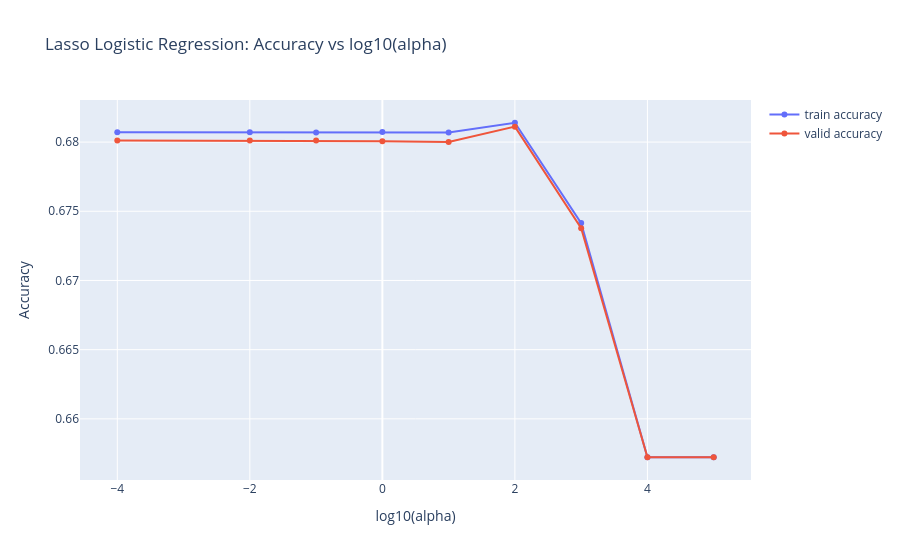

Notebook code cell kept with this figure:
### Markdown cell above
### Lasso

### Code cell
from sklearn.model_selection import GridSearchCV
from sklearn.linear_model import LogisticRegression
import plotly.graph_objects as go

alpha_grid = np.array([0.0001, 0.01, 0.1, 1, 10, 100, 1000, 10000, 100000])
grid = {'C': 1 / alpha_grid}  # LogisticRegression uses C, the inverse of alpha.

lasso_logreg = LogisticRegression(
    penalty='l1',
    solver='saga',
    max_iter=3000,
    random_state=0
)
lassoCV = GridSearchCV(
    lasso_logreg,
    param_grid=grid,
    scoring='accuracy',
    cv=5,
    return_train_score=True,
    n_jobs=-1
)
lassoCV.fit(X_train, y_train)

best_lasso_alpha = 1 / lassoCV.best_params_['C']
print('best alpha =', best_lasso_alpha, '  valid accuracy =', round(lassoCV.best_score_, 4))

lasso_results = pd.DataFrame()
lasso_results['alpha'] = np.log10(alpha_grid)
lasso_results['train accuracy'] = lassoCV.cv_results_['mean_train_score']
lasso_results['valid accuracy'] = lassoCV.cv_results_['mean_test_score']

fig = go.Figure()
fig.add_trace(go.Scatter(x=lasso_results['alpha'], y=lasso_results['train accuracy'], mode='lines+markers', name='train accuracy'))
fig.add_trace(go.Scatter(x=lasso_results['alpha'], y=lasso_results['valid accuracy'], mode='lines+markers', name='valid accuracy'))
fig.update_layout(title='Lasso Logistic Regression: Accuracy vs log10(alpha)', xaxis_title='log10(alpha)', yaxis_title='Accuracy')
fig.show()

lasso_logreg = lassoCV.best_estimator_
y_pred_lasso = lasso_logreg.predict(X_test)
lasso_classification_rep = classification_report(y_test, y_pred_lasso)
print('Lasso Logistic Regression Classification Report:')
print(lasso_classification_rep)
lasso_accuracy = accuracy_score(y_test, y_pred_lasso)
print(f'Lasso Logistic Regression Accuracy: {lasso_accuracy:.4f}')

lasso_feature_importance = pd.DataFrame({
    'feature': X_train.columns,
    'max_abs_coefficient': np.abs(lasso_logreg.coef_).max(axis=0)
}).sort_values('max_abs_coefficient', ascending=False)

print('Most important features:')
display(lasso_feature_importance.head(20))

### Figure 1 — Plotly figure (JSON) as saved in the notebook; plotly's stock layout.template omitted (floating-point values rounded to 4 significant figures)
{"data": [{"mode": "lines+markers", "name": "train accuracy", "type": "scatter", "x": [-4.0, -2.0, -1.0, 0.0, 1.0, 2.0, 3.0, 4.0, 5.0], "y": [0.6807, 0.6807, 0.6807, 0.6807, 0.6807, 0.6814, 0.6741, 0.6572, 0.6572]}, {"mode": "lines+markers", "name": "valid accuracy", "type": "scatter", "x": [-4.0, -2.0, -1.0, 0.0, 1.0, 2.0, 3.0, 4.0, 5.0], "y": [0.6801, 0.6801, 0.6801, 0.6801, 0.68, 0.6811, 0.6738, 0.6572, 0.6572]}], "layout": {"title": {"text": "Lasso Logistic Regression: Accuracy vs log10(alpha)"}, "xaxis": {"title": {"text": "log10(alpha)"}}, "yaxis": {"title": {"text": "Accuracy"}}}}
